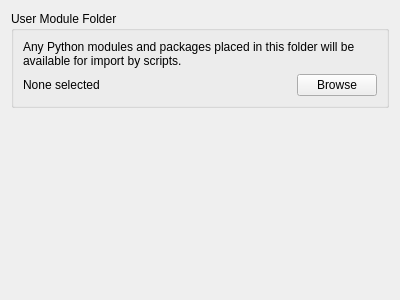
<?xml version="1.0" encoding="UTF-8"?>
<ui version="4.0">
 <class>engine_settings</class>
 <widget class="QWidget" name="engine_settings">
  <property name="geometry">
   <rect>
    <x>0</x>
    <y>0</y>
    <width>400</width>
    <height>300</height>
   </rect>
  </property>
  <property name="windowTitle">
   <string>Form</string>
  </property>
  <layout class="QVBoxLayout" name="verticalLayout_2">
   <item>
    <widget class="QGroupBox" name="groupBox">
     <property name="title">
      <string>User Module Folder</string>
     </property>
     <layout class="QGridLayout" name="gridLayout">
      <item row="0" column="0" colspan="2">
       <widget class="QLabel" name="label">
        <property name="toolTip">
         <string>&lt;html&gt;&lt;head/&gt;&lt;body&gt;&lt;p&gt;&lt;span style=&quot; font-style:italic;&quot;&gt;Technical information&lt;/span&gt;: This places the selected directory on the Python module search path.&lt;/p&gt;&lt;/body&gt;&lt;/html&gt;</string>
        </property>
        <property name="text">
         <string>Any Python modules and packages placed in this folder will be available for import by scripts.</string>
        </property>
        <property name="wordWrap">
         <bool>true</bool>
        </property>
       </widget>
      </item>
      <item row="1" column="0">
       <widget class="QLabel" name="folderLabel">
        <property name="sizePolicy">
         <sizepolicy hsizetype="MinimumExpanding" vsizetype="Preferred">
          <horstretch>0</horstretch>
          <verstretch>0</verstretch>
         </sizepolicy>
        </property>
        <property name="text">
         <string>None selected</string>
        </property>
       </widget>
      </item>
      <item row="1" column="1">
       <widget class="QPushButton" name="browseButton">
        <property name="text">
         <string>Browse</string>
        </property>
        <property name="icon">
         <iconset theme="folder"/>
        </property>
       </widget>
      </item>
     </layout>
    </widget>
   </item>
   <item>
    <spacer name="verticalSpacer">
     <property name="orientation">
      <enum>Qt::Vertical</enum>
     </property>
     <property name="sizeHint" stdset="0">
      <size>
       <width>20</width>
       <height>40</height>
      </size>
     </property>
    </spacer>
   </item>
  </layout>
 </widget>
 <resources/>
 <connections/>
</ui>
